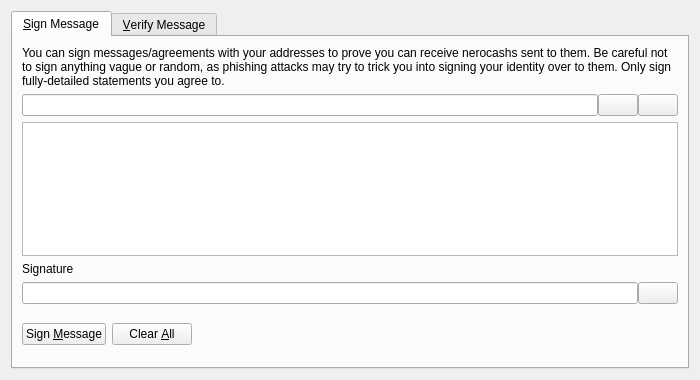
<?xml version="1.0" encoding="UTF-8"?>
<ui version="4.0">
 <class>SignVerifyMessageDialog</class>
 <widget class="QDialog" name="SignVerifyMessageDialog">
  <property name="geometry">
   <rect>
    <x>0</x>
    <y>0</y>
    <width>700</width>
    <height>380</height>
   </rect>
  </property>
  <property name="windowTitle">
   <string>Signatures - Sign / Verify a Message</string>
  </property>
  <property name="modal">
   <bool>true</bool>
  </property>
  <layout class="QVBoxLayout" name="verticalLayout">
   <item>
    <widget class="QTabWidget" name="tabWidget">
     <property name="currentIndex">
      <number>0</number>
     </property>
     <widget class="QWidget" name="tabSignMessage">
      <attribute name="title">
       <string>&amp;Sign Message</string>
      </attribute>
      <layout class="QVBoxLayout" name="verticalLayout_SM">
       <item>
        <widget class="QLabel" name="infoLabel_SM">
         <property name="text">
          <string>You can sign messages/agreements with your addresses to prove you can receive nerocashs sent to them. Be careful not to sign anything vague or random, as phishing attacks may try to trick you into signing your identity over to them. Only sign fully-detailed statements you agree to.</string>
         </property>
         <property name="textFormat">
          <enum>Qt::PlainText</enum>
         </property>
         <property name="wordWrap">
          <bool>true</bool>
         </property>
        </widget>
       </item>
       <item>
        <layout class="QHBoxLayout" name="horizontalLayout_1_SM">
         <property name="spacing">
          <number>0</number>
         </property>
         <item>
          <widget class="QValidatedLineEdit" name="addressIn_SM">
           <property name="toolTip">
            <string>The Nerocash address to sign the message with</string>
           </property>
          </widget>
         </item>
         <item>
          <widget class="QPushButton" name="addressBookButton_SM">
           <property name="toolTip">
            <string>Choose previously used address</string>
           </property>
           <property name="text">
            <string/>
           </property>
           <property name="icon">
            <iconset resource="../bitcoin.qrc">
             <normaloff>:/icons/address-book</normaloff>:/icons/address-book</iconset>
           </property>
           <property name="shortcut">
            <string>Alt+A</string>
           </property>
           <property name="autoDefault">
            <bool>false</bool>
           </property>
          </widget>
         </item>
         <item>
          <widget class="QPushButton" name="pasteButton_SM">
           <property name="toolTip">
            <string>Paste address from clipboard</string>
           </property>
           <property name="text">
            <string/>
           </property>
           <property name="icon">
            <iconset resource="../bitcoin.qrc">
             <normaloff>:/icons/editpaste</normaloff>:/icons/editpaste</iconset>
           </property>
           <property name="shortcut">
            <string>Alt+P</string>
           </property>
           <property name="autoDefault">
            <bool>false</bool>
           </property>
          </widget>
         </item>
        </layout>
       </item>
       <item>
        <widget class="QPlainTextEdit" name="messageIn_SM">
         <property name="toolTip">
          <string>Enter the message you want to sign here</string>
         </property>
        </widget>
       </item>
       <item>
        <widget class="QLabel" name="signatureLabel_SM">
         <property name="text">
          <string>Signature</string>
         </property>
         <property name="textFormat">
          <enum>Qt::PlainText</enum>
         </property>
        </widget>
       </item>
       <item>
        <layout class="QHBoxLayout" name="horizontalLayout_2_SM">
         <property name="spacing">
          <number>0</number>
         </property>
         <item>
          <widget class="QLineEdit" name="signatureOut_SM">
           <property name="font">
            <font>
             <italic>true</italic>
            </font>
           </property>
           <property name="readOnly">
            <bool>true</bool>
           </property>
          </widget>
         </item>
         <item>
          <widget class="QPushButton" name="copySignatureButton_SM">
           <property name="toolTip">
            <string>Copy the current signature to the system clipboard</string>
           </property>
           <property name="text">
            <string/>
           </property>
           <property name="icon">
            <iconset resource="../bitcoin.qrc">
             <normaloff>:/icons/editcopy</normaloff>:/icons/editcopy</iconset>
           </property>
           <property name="autoDefault">
            <bool>false</bool>
           </property>
          </widget>
         </item>
        </layout>
       </item>
       <item>
        <layout class="QHBoxLayout" name="horizontalLayout_3_SM">
         <item>
          <widget class="QPushButton" name="signMessageButton_SM">
           <property name="toolTip">
            <string>Sign the message to prove you own this Nerocash address</string>
           </property>
           <property name="text">
            <string>Sign &amp;Message</string>
           </property>
           <property name="icon">
            <iconset resource="../bitcoin.qrc">
             <normaloff>:/icons/edit</normaloff>:/icons/edit</iconset>
           </property>
           <property name="autoDefault">
            <bool>false</bool>
           </property>
          </widget>
         </item>
         <item>
          <widget class="QPushButton" name="clearButton_SM">
           <property name="toolTip">
            <string>Reset all sign message fields</string>
           </property>
           <property name="text">
            <string>Clear &amp;All</string>
           </property>
           <property name="icon">
            <iconset resource="../bitcoin.qrc">
             <normaloff>:/icons/remove</normaloff>:/icons/remove</iconset>
           </property>
           <property name="autoDefault">
            <bool>false</bool>
           </property>
          </widget>
         </item>
         <item>
          <spacer name="horizontalSpacer_1_SM">
           <property name="orientation">
            <enum>Qt::Horizontal</enum>
           </property>
           <property name="sizeHint" stdset="0">
            <size>
             <width>40</width>
             <height>48</height>
            </size>
           </property>
          </spacer>
         </item>
         <item>
          <widget class="QLabel" name="statusLabel_SM">
           <property name="font">
            <font>
             <weight>75</weight>
             <bold>true</bold>
            </font>
           </property>
           <property name="text">
            <string/>
           </property>
           <property name="wordWrap">
            <bool>true</bool>
           </property>
          </widget>
         </item>
         <item>
          <spacer name="horizontalSpacer_2_SM">
           <property name="orientation">
            <enum>Qt::Horizontal</enum>
           </property>
           <property name="sizeHint" stdset="0">
            <size>
             <width>40</width>
             <height>48</height>
            </size>
           </property>
          </spacer>
         </item>
        </layout>
       </item>
      </layout>
     </widget>
     <widget class="QWidget" name="tabVerifyMessage">
      <attribute name="title">
       <string>&amp;Verify Message</string>
      </attribute>
      <layout class="QVBoxLayout" name="verticalLayout_VM">
       <item>
        <widget class="QLabel" name="infoLabel_VM">
         <property name="text">
          <string>Enter the receiver's address, message (ensure you copy line breaks, spaces, tabs, etc. exactly) and signature below to verify the message. Be careful not to read more into the signature than what is in the signed message itself, to avoid being tricked by a man-in-the-middle attack. Note that this only proves the signing party receives with the address, it cannot prove sendership of any transaction!</string>
         </property>
         <property name="textFormat">
          <enum>Qt::PlainText</enum>
         </property>
         <property name="alignment">
          <set>Qt::AlignLeading|Qt::AlignLeft|Qt::AlignTop</set>
         </property>
         <property name="wordWrap">
          <bool>true</bool>
         </property>
        </widget>
       </item>
       <item>
        <layout class="QHBoxLayout" name="horizontalLayout_1_VM">
         <property name="spacing">
          <number>0</number>
         </property>
         <item>
          <widget class="QValidatedLineEdit" name="addressIn_VM">
           <property name="toolTip">
            <string>The Nerocash address the message was signed with</string>
           </property>
          </widget>
         </item>
         <item>
          <widget class="QPushButton" name="addressBookButton_VM">
           <property name="toolTip">
            <string>Choose previously used address</string>
           </property>
           <property name="text">
            <string/>
           </property>
           <property name="icon">
            <iconset resource="../bitcoin.qrc">
             <normaloff>:/icons/address-book</normaloff>:/icons/address-book</iconset>
           </property>
           <property name="shortcut">
            <string>Alt+A</string>
           </property>
           <property name="autoDefault">
            <bool>false</bool>
           </property>
          </widget>
         </item>
        </layout>
       </item>
       <item>
        <widget class="QPlainTextEdit" name="messageIn_VM"/>
       </item>
       <item>
        <widget class="QValidatedLineEdit" name="signatureIn_VM"/>
       </item>
       <item>
        <layout class="QHBoxLayout" name="horizontalLayout_2_VM">
         <item>
          <widget class="QPushButton" name="verifyMessageButton_VM">
           <property name="toolTip">
            <string>Verify the message to ensure it was signed with the specified Nerocash address</string>
           </property>
           <property name="text">
            <string>Verify &amp;Message</string>
           </property>
           <property name="icon">
            <iconset resource="../bitcoin.qrc">
             <normaloff>:/icons/transaction_0</normaloff>:/icons/transaction_0</iconset>
           </property>
           <property name="autoDefault">
            <bool>false</bool>
           </property>
          </widget>
         </item>
         <item>
          <widget class="QPushButton" name="clearButton_VM">
           <property name="toolTip">
            <string>Reset all verify message fields</string>
           </property>
           <property name="text">
            <string>Clear &amp;All</string>
           </property>
           <property name="icon">
            <iconset resource="../bitcoin.qrc">
             <normaloff>:/icons/remove</normaloff>:/icons/remove</iconset>
           </property>
           <property name="autoDefault">
            <bool>false</bool>
           </property>
          </widget>
         </item>
         <item>
          <spacer name="horizontalSpacer_1_VM">
           <property name="orientation">
            <enum>Qt::Horizontal</enum>
           </property>
           <property name="sizeHint" stdset="0">
            <size>
             <width>40</width>
             <height>48</height>
            </size>
           </property>
          </spacer>
         </item>
         <item>
          <widget class="QLabel" name="statusLabel_VM">
           <property name="font">
            <font>
             <weight>75</weight>
             <bold>true</bold>
            </font>
           </property>
           <property name="text">
            <string/>
           </property>
           <property name="wordWrap">
            <bool>true</bool>
           </property>
          </widget>
         </item>
         <item>
          <spacer name="horizontalSpacer_2_VM">
           <property name="orientation">
            <enum>Qt::Horizontal</enum>
           </property>
           <property name="sizeHint" stdset="0">
            <size>
             <width>40</width>
             <height>48</height>
            </size>
           </property>
          </spacer>
         </item>
        </layout>
       </item>
      </layout>
     </widget>
    </widget>
   </item>
  </layout>
 </widget>
 <customwidgets>
  <customwidget>
   <class>QValidatedLineEdit</class>
   <extends>QLineEdit</extends>
   <header>qvalidatedlineedit.h</header>
  </customwidget>
 </customwidgets>
 <resources>
  <include location="../bitcoin.qrc"/>
 </resources>
 <connections/>
</ui>
